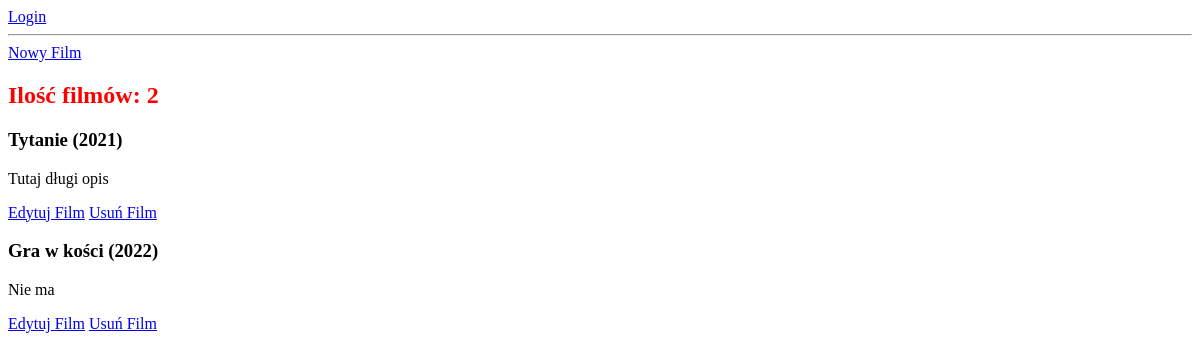
The page /filmy/wszystkie-filmy/ on the database as committed earlier.
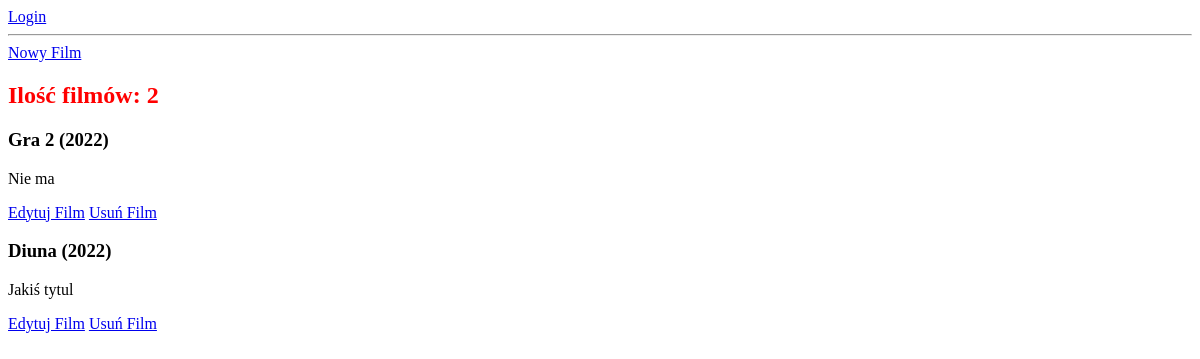
The same page on the database as committed later.
### kinoweb/models.py (models this page shows)
class Move(models.Model):
    title = models.CharField(max_length=64, blank=False)
    year = models.PositiveSmallIntegerField(default=2000)
    description = models.TextField(default="")
    premiere = models.DateField(null=True, blank=True)
    imdb_rating = models.DecimalField(decimal_places=2, max_digits=4, null=True, blank=True)
    poster = models.ImageField(upload_to="posters", null=True, blank=True)
    def __str__(self):
        return self.titleWithYear()
    def titleWithYear(self):
        return "{} ({})".format(self.title, self.year)

### kinoweb/views.py (the view)
# urls.py: path('wszystkie-filmy/', allMovies, name="allMovies"),
def allMovies(request):
    allMOviesFromDB = Move.objects.all()
    return render(request, 'filmy.html',{'movies': allMOviesFromDB})

### templates/filmy.html (shortened to what this page needs)
{% load static %}
<!doctype html>
<html lang="en">
<head>
    <link rel="stylesheet" href="{% static 'style.css' %}">
</head>
<body>
    {% if user.is_authenticated %}
        Witaj {{ user.username }}<br>
        <a href="{% url 'logout' %}">Logout</a>
    {% else %}
        <a href="{% url 'login' %}">Login</a>
    {% endif %}
    <hr>
    <a href="{% url 'newMovie' %}">Nowy Film</a>
    {% if movies|length == 0 %}
        <h2>Brak Filmów</h2>
    {% else %}
        <h2>Ilość filmów: {{ movies|length }}</h2>
        {% for movie in movies %}
        <h3>{{ movie }}</h3>
        <p>{{ movie.description }}</p>
        <a href="{% url 'editMovie' movie.id %}">Edytuj Film</a>
        <a href="{% url 'removeMovie' movie.id %}">Usuń Film</a>
        {% endfor %}
    {% endif %}
</body>
</html>

Rows that differ between the two databases and show on the page:
removed Move: title+year "Tytanie (2021)", description "Tutaj długi opis"
changed Move "Nie ma": title+year "Gra w kości (2022)" → "Gra 2 (2022)"
added Move: title+year "Diuna (2022)", description "Jakiś tytul"
